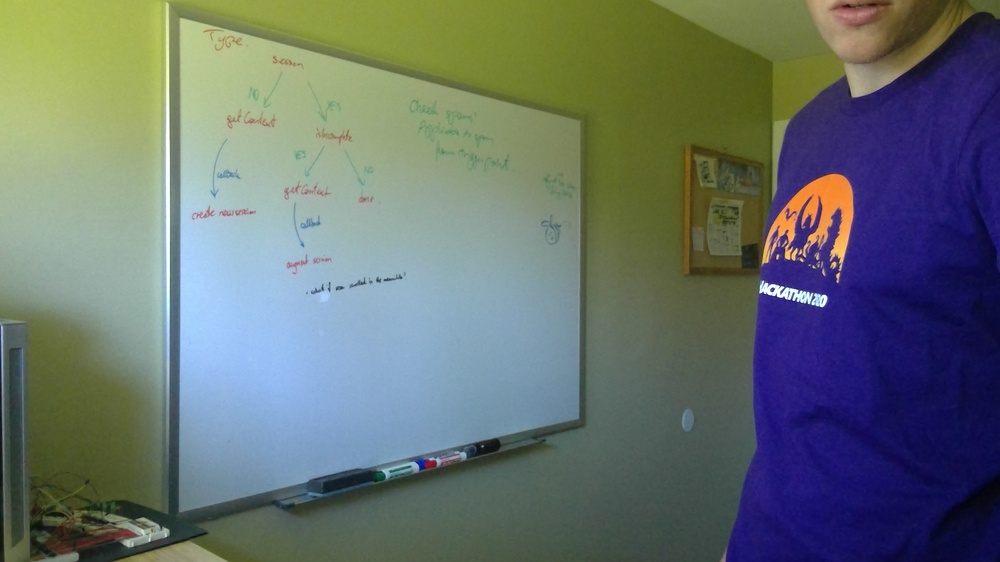
#> input picture Prototyping/samples/1.jpg, 1000 x 562 px, shrunk from 2560 x 1440 before the run, given in place of the camera
$ python proof_of_concept.py
#> lines starting #> are read from the running program, lines starting #| are printed output that depends on the picture
import cv2
import numpy as np

# https://stackoverflow.com/a/45579542/879243
def processImage(image):
    edges = basicEdgeDetection(image)
    return lineDetection(edges, image)
    #return contourDetection(edges, image)

def lineDetection(edges, image):
    # Now that we've detected edges, find lines
    rho = 1  # distance resolution in pixels of the Hough grid
    theta = np.pi / 180  # angular resolution in radians of the Hough grid
    threshold = 15  # minimum number of votes (intersections in Hough grid cell)
    min_line_length = 50  # minimum number of pixels making up a line
    max_line_gap = 20  # maximum gap in pixels between connectable line segments
    line_image = np.copy(image) * 0  # creating a blank to draw lines on

    # Run Hough on edge detected image
    # Output "lines" is an array containing endpoints of detected line segments
    lines = cv2.HoughLinesP(edges, rho, theta, threshold, np.array([]),
                        min_line_length, max_line_gap)
    points = []
    for line in lines:
        for x1, y1, x2, y2 in line:
            points.append(((x1 + 0.0, y1 + 0.0), (x2 + 0.0, y2 + 0.0)))
            cv2.line(line_image, (x1, y1), (x2, y2), (255, 0, 0), 2)

    lines_edges = cv2.addWeighted(image, 0.8, line_image, 1, 0)
    return lines_edges

def contourDetection(edges, image):
    contours, hierarchy = cv2.findContours(edges, cv2.RETR_EXTERNAL, cv2.CHAIN_APPROX_SIMPLE)
    line_image = np.copy(image) * 0  # creating a blank to draw lines on
    for contour, hier in zip(contours, hierarchy):
        (x,y,w,h) = cv2.boundingRect(contour)
        cv2.rectangle(line_image, (x, y), (x + w, y + h), (0, 255, 0), 2)
    return cv2.addWeighted(image, 0.8, line_image, 1, 0)

def basicEdgeDetection(image):
    # Basic edge detection
    gray = cv2.cvtColor(frame, cv2.COLOR_BGR2GRAY)
    blur = cv2.GaussianBlur(gray, (5, 5), 0.5) # TODO: Adjust the parameters; GaussianBlur(gray,(kernel_size, kernel_size),0)
    edges = cv2.Canny(blur, 10, 90, 3) # TODO: Adjust the thresholds; Canny(blur_gray, low_threshold, high_threshold)
    return edges

# get the image from the video camera
capture = cv2.VideoCapture(0)

while True:
    ret, frame = capture.read()
#> frame is the input picture: shape (562, 1000, 3); mean B, G, R 110.3, 113.3, 102.7
    result = processImage(frame)
#> in basicEdgeDetection, `gray = cv2.cvtColor(frame, cv2.COLOR_BGR2GRAY)`:
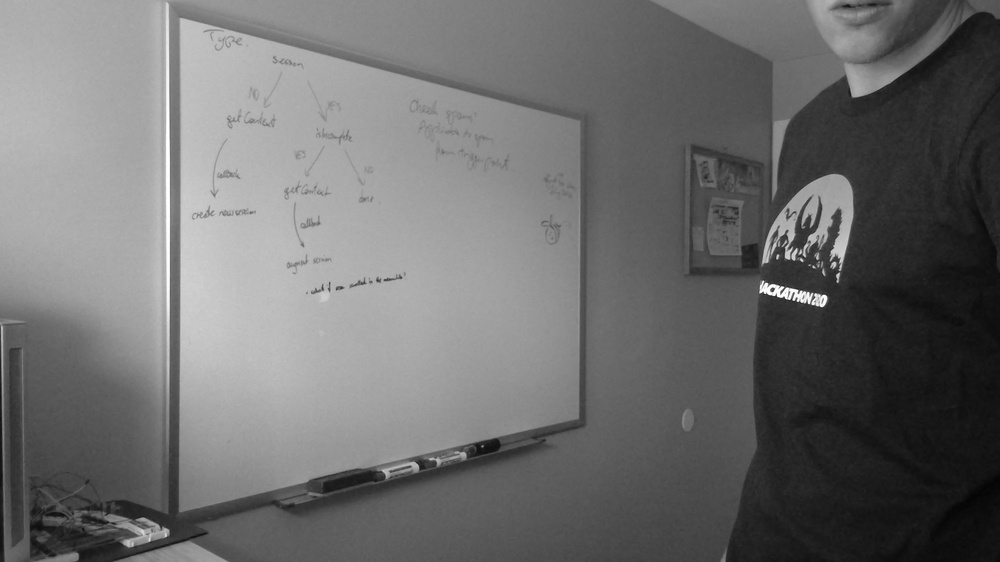
#> gray: shape (562, 1000); min 4, max 255, mean 109.8
#> in basicEdgeDetection, `edges = cv2.Canny(blur, 10, 90, 3)`:
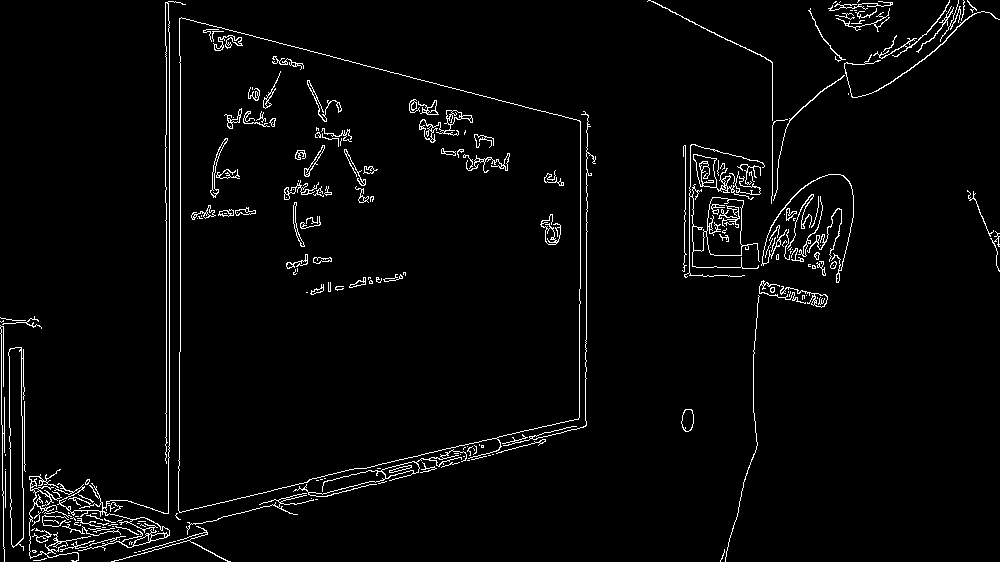
#> edges: shape (562, 1000); 3% white in thin lines or dots
#> in lineDetection, `line_image = np.copy(image) * 0`: line_image: shape (562, 1000, 3); every value is 0
#> in lineDetection, `lines = cv2.HoughLinesP(edges, rho, theta, threshold, np.array([]), mi..`: lines = 245 rows, first 6: [169, 457, 169, 1], [180, 351, 180, 56], [166, 147, 166, 46], [691, 145, 778, 166], [313, 495, 388, 478], [586, 378, 586, 114]
#> the loop in lineDetection, `for line in lines:` made 245 passes
#> after the loop in lineDetection, `for line in lines:`:
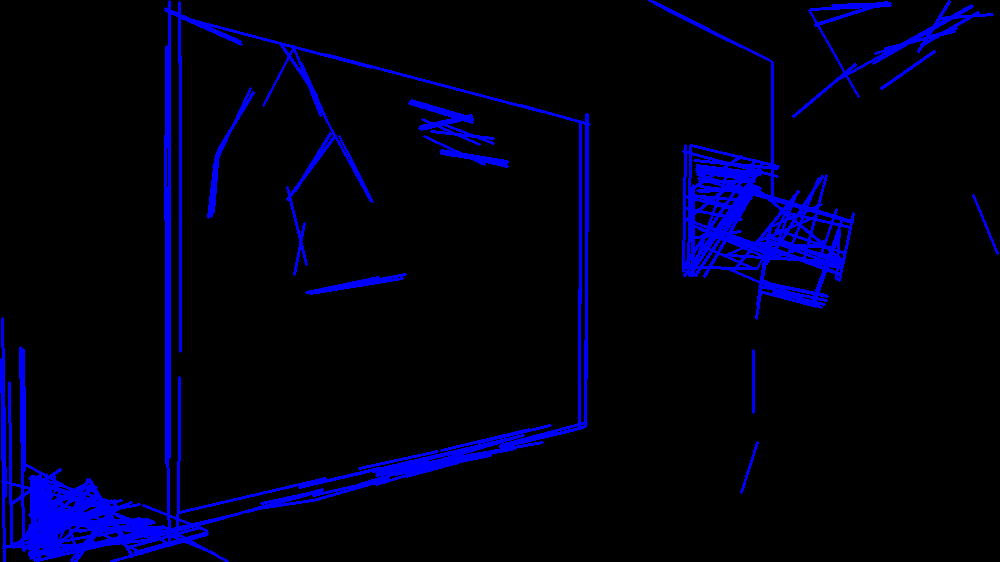
#> line_image: shape (562, 1000, 3); mean B, G, R 20, 0, 0
#> after the loop in lineDetection, `for line in lines:`: points = 245 items
#> in lineDetection, `lines_edges = cv2.addWeighted(image, 0.8, line_image, 1, 0)`:
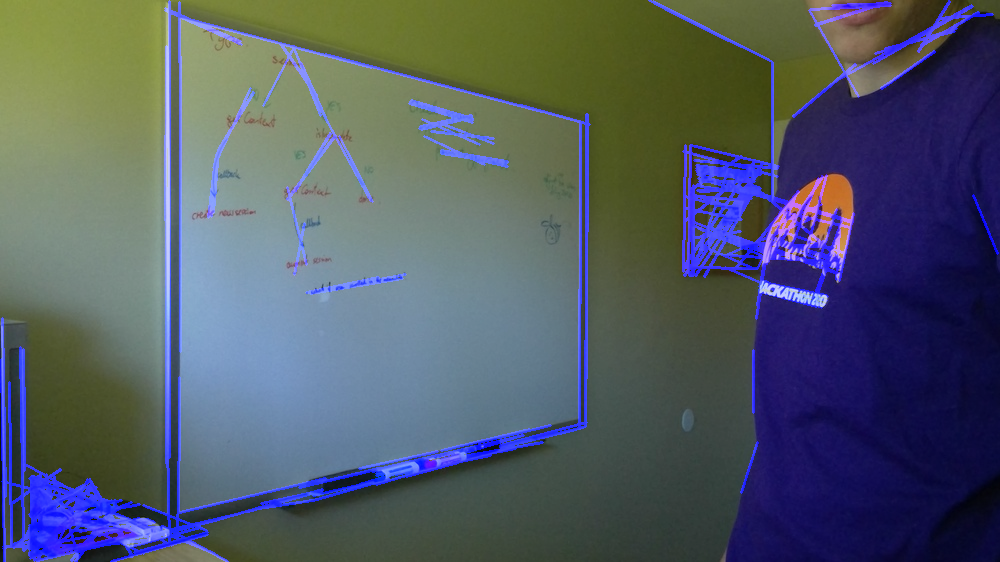
#> lines_edges: shape (562, 1000, 3); mean B, G, R 102.6, 90.6, 82.1
    cv2.imshow('Whiteboard Viewer', result)
    if cv2.waitKey(1) == 27: # Escape
#> (key Esc is pressed here)
        break

# release resources
capture.release()
cv2.destroyAllWindows()

$ run again, on Prototyping/samples/3.jpg
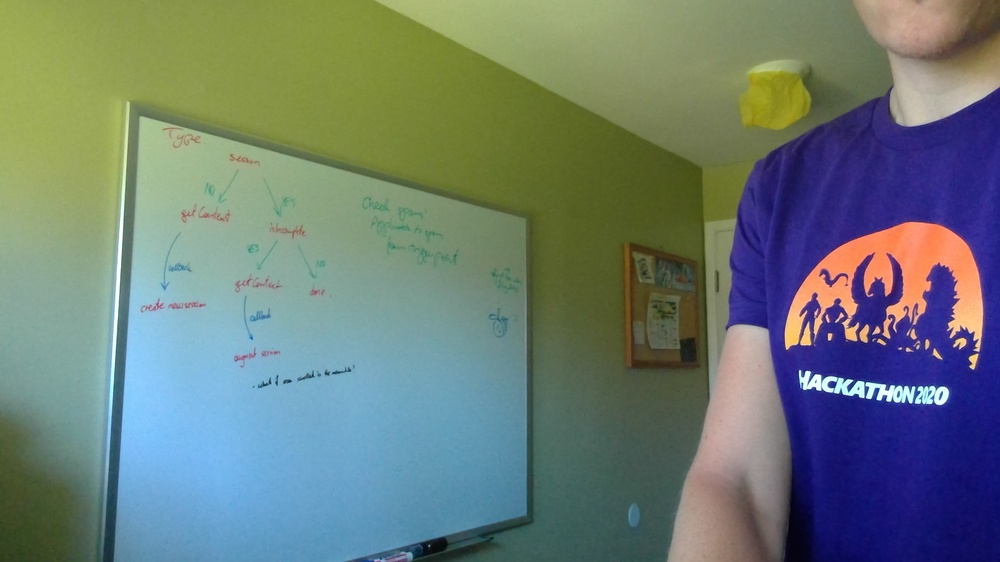
#> input picture Prototyping/samples/3.jpg, 1000 x 562 px, shrunk from 2560 x 1440 before the run, given in place of the camera
#> frame is the input picture: shape (562, 1000, 3); mean B, G, R 117.3, 123.9, 108.4
#> edges: shape (562, 1000); 2.9% white in thin lines or dots
#> lines = 210 rows, first 6: [526, 525, 526, 237], [126, 112, 537, 222], [518, 74, 702, 168], [798, 371, 948, 395], [533, 522, 533, 251], [374, 0, 625, 128]
#> the loop in lineDetection, `for line in lines:` made 210 passes
#> after the loop in lineDetection, `for line in lines:`:
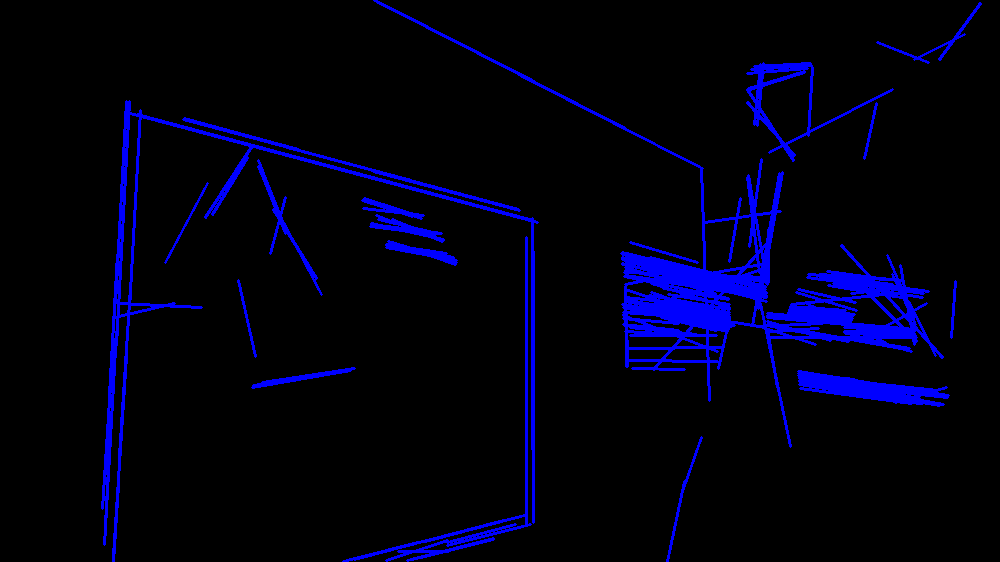
#> line_image: shape (562, 1000, 3); mean B, G, R 18.4, 0, 0
#> after the loop in lineDetection, `for line in lines:`: points = 210 items
#> in lineDetection, `lines_edges = cv2.addWeighted(image, 0.8, line_image, 1, 0)`:
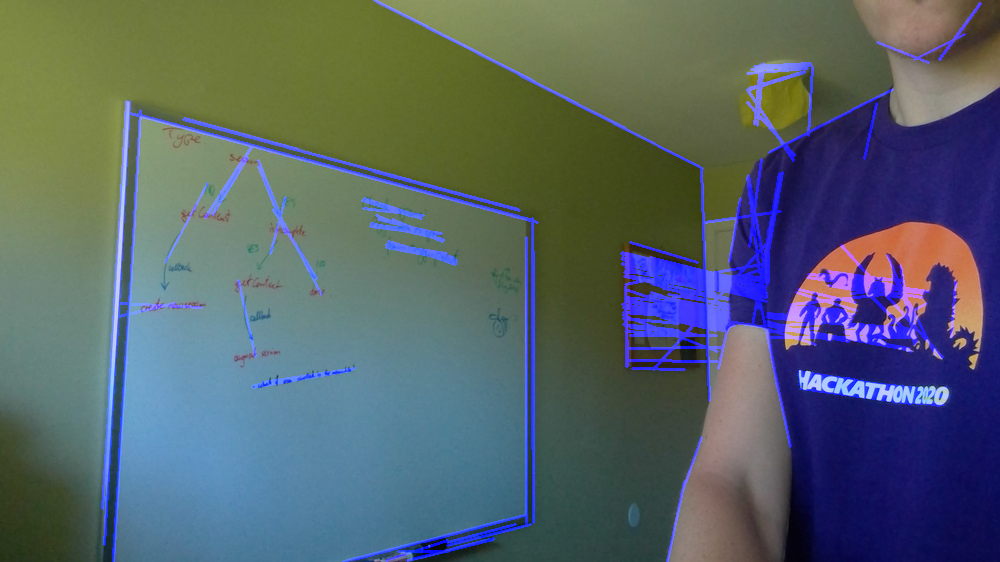
#> lines_edges: shape (562, 1000, 3); mean B, G, R 105.9, 99.1, 86.7

$ run again, on Prototyping/samples/4.jpg
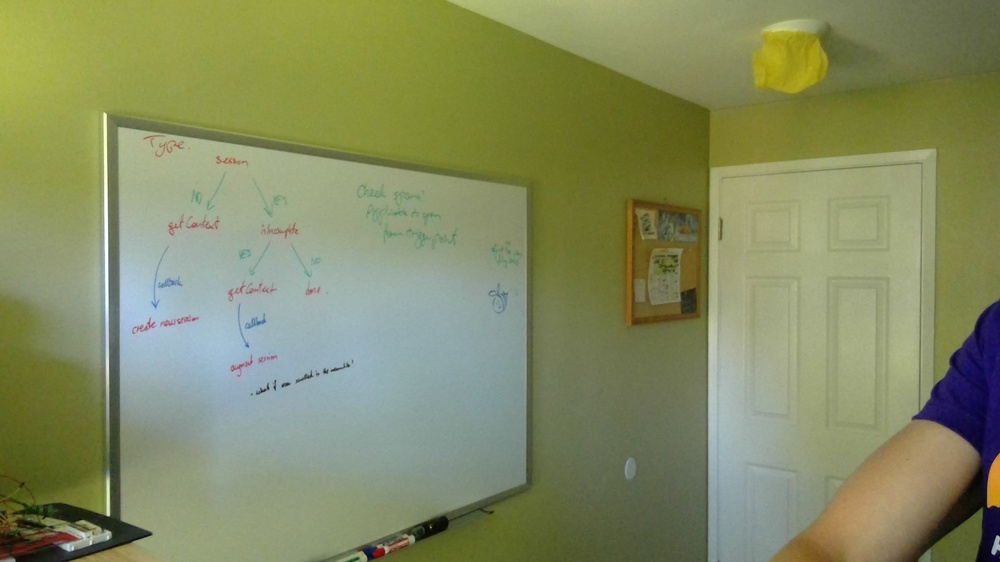
#> input picture Prototyping/samples/4.jpg, 1000 x 562 px, shrunk from 2560 x 1440 before the run, given in place of the camera
#> frame is the input picture: shape (562, 1000, 3); mean B, G, R 98.3, 139.6, 132.2
#> edges: shape (562, 1000); 3.1% white in thin lines or dots
#> lines = 221 rows, first 6: [103, 114, 504, 177], [108, 360, 108, 223], [708, 558, 708, 246], [526, 491, 526, 187], [920, 419, 920, 359], [717, 370, 717, 243]
#> the loop in lineDetection, `for line in lines:` made 221 passes
#> after the loop in lineDetection, `for line in lines:`:
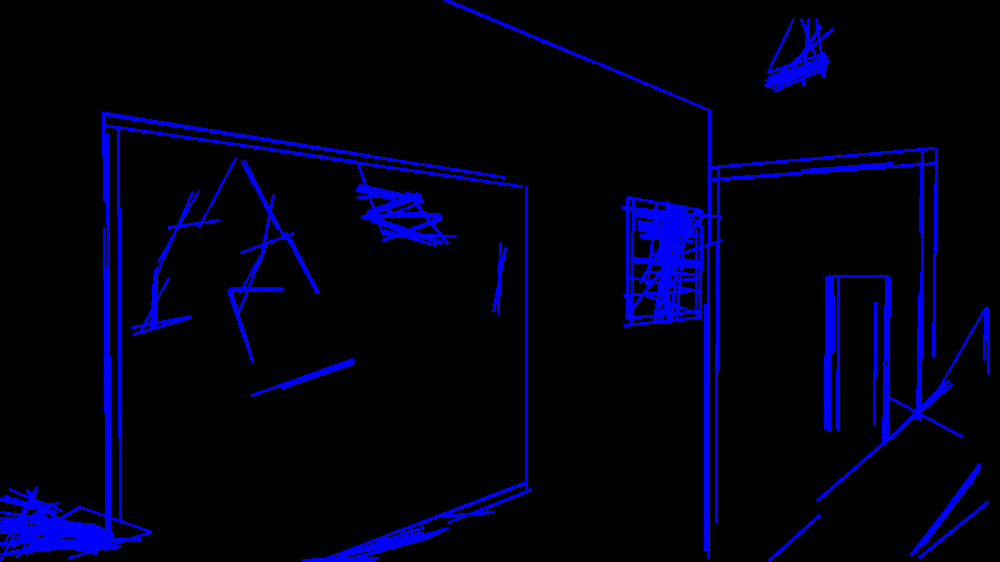
#> line_image: shape (562, 1000, 3); mean B, G, R 19.5, 0, 0
#> after the loop in lineDetection, `for line in lines:`: points = 221 items
#> in lineDetection, `lines_edges = cv2.addWeighted(image, 0.8, line_image, 1, 0)`:
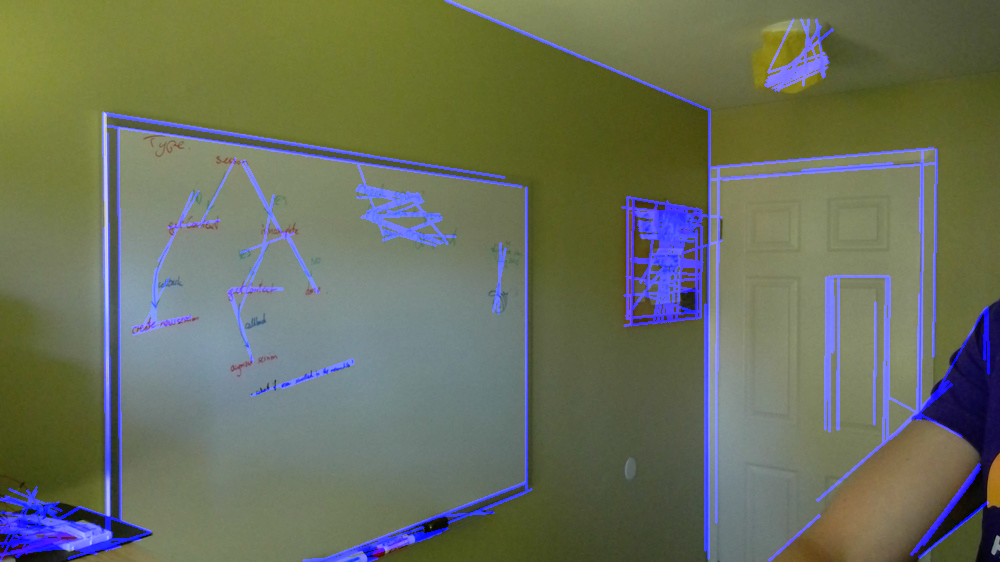
#> lines_edges: shape (562, 1000, 3); mean B, G, R 92.7, 111.7, 105.7
